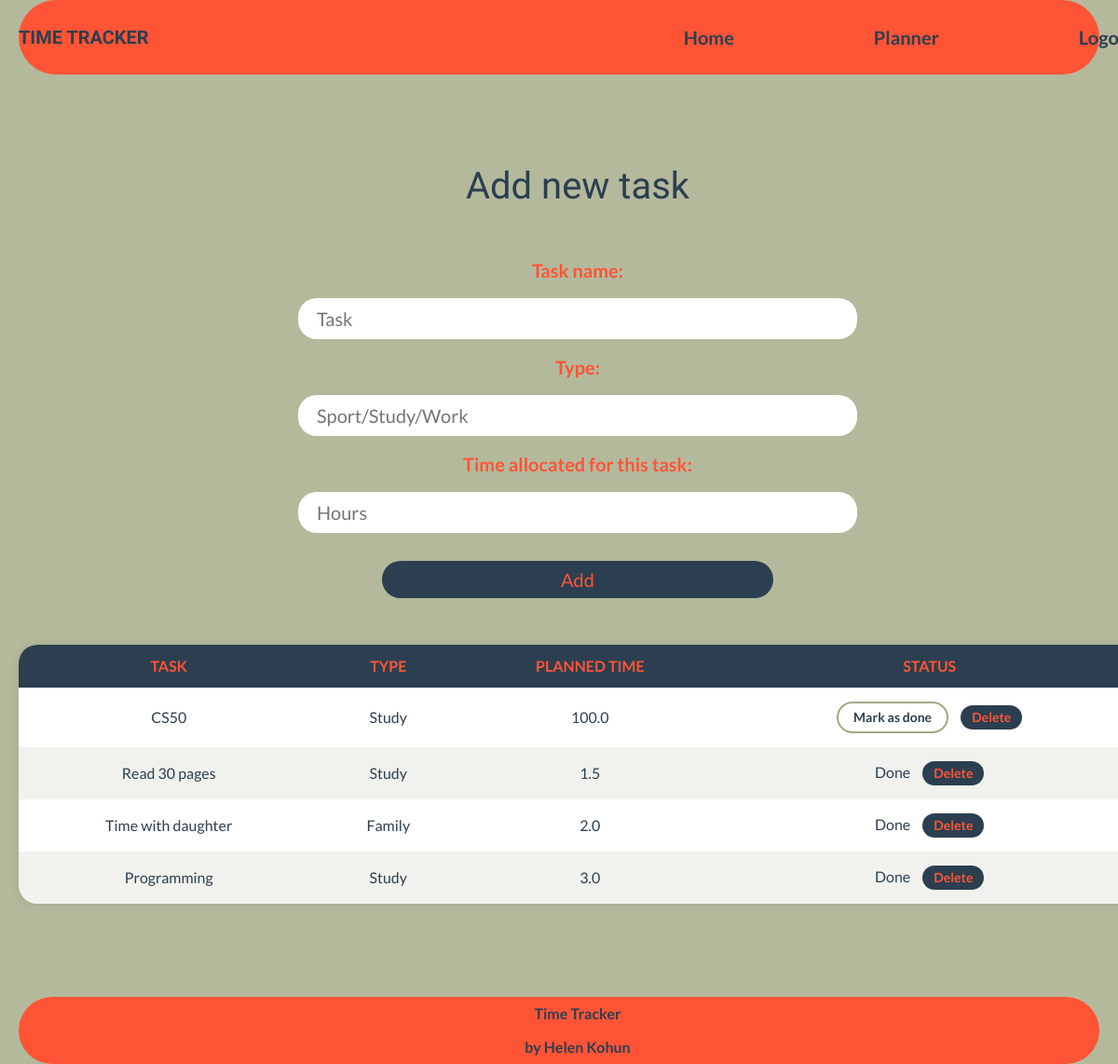
The app's page /tasks (signed in) with its own data.
### tables this page shows
CREATE TABLE tasks (
    id INTEGER PRIMARY KEY AUTOINCREMENT,
    user_id INTEGER NOT NULL,
    name TEXT NOT NULL,
    type TEXT,
    planned_time REAL,
    completed INTEGER DEFAULT 0,
    FOREIGN KEY (user_id) REFERENCES users(id)
);

### app.py (the view, shortened to what this page needs)
@app.route("/tasks", methods=["GET", "POST"])
@login_required
def tasks():
    tasks_list = db.execute("SELECT * FROM tasks WHERE user_id = ?", session["user_id"])
    return render_template("tasks.html", active_page="tasks", tasks_list=tasks_list)

### app.py (called while the page is built)
@app.after_request
def after_request(response):
    response.headers["Cache-Control"] = "no-cache, no-store, must-revalidate"
    response.headers["Expires"] = 0
    response.headers["Pragma"] = "no-cache"
    return response

### helpers.py (called while the page is built)
def login_required(f):
    @wraps(f)
    def decorated_function(*args, **kwargs):
        if session.get("user_id") is None:
            return redirect("/login")
        return f(*args, **kwargs)
    return decorated_function

### templates/tasks.html (shortened to what this page needs)
{% extends "layout.html" %}
{% block main%}
<h2 class="tasks__title">Add new task</h2>
        <form class="tasks__form" action="/tasks" method="post">
            <label for="name">Task name:</label>
            <input type="text" autofocus name="name" placeholder="Task"required>
            <label for="type">Type:</label>
            <input type="text" name="type" placeholder="Sport/Study/Work" required>
            <label for="planned_time">Time allocated for this task:</label>
            <input type="number" name="planned_time" min="0.1" step="0.1" placeholder="Hours" required>
            <button type="submit">Add</button>
        </form>
{% if tasks_list %}
        <table class="tasks__table">
            <thead>
                <tr>
                    <th>Task</th>
                    <th>Type</th>
                    <th>Planned time</th>
                    <th>Status</th>
                </tr>
                </thead>
            <tbody>
                {% for task in tasks_list%}
                <tr>
                    <td>{{ task.name }}</td>
                    <td>{{ task.type }}</td>
                    <td>{{ task.planned_time }}</td>
                    <td>
                        {% if task.completed %}
                        <span class="status status-done">Done</span>
                        {% else %}
                            <button onclick="openModal({{ task.id }})" class="btn-complete">Mark as done</button>
                        {% endif %}
                        <a href="{{ url_for('delete_task', task_id=task.id) }}" class="btn-delete">Delete</a>
                    </td>
                </tr>
                {% endfor%}
            </tbody>
        </table>
{% endif %}
{% endblock %}

### static/no-styles.css (style rules this page uses)
* { margin: 0; padding: 0; border: 0; box-sizing: border-box; }
*, *::after, *::before { box-sizing: border-box; }
html, body { height: 100%; width: 100%; line-height: 1; font-size: 14px; }
input, button, textarea { font-family: inherit; }
button { cursor: pointer; all: unset; display: inline-block; }
a, a:visited { text-decoration: none; }
h1, h2, h3, h4, h5, h6 { font-size: inherit; font-weight: 400; }

### static/styles.css (style rules this page uses)
:root { --main-blue: #7DA4E3; --main-orange: #FF5436; --main-green: #A2A884; --main-darkBlue: #2C3F50; --bg-main: rgba(162, 168, 132, 0.8); --font-primary: "Lustria", serif; --font-secondary: "Lato", sans-serif; }
html, body { width: 100%; height: 100%; margin: 0; font-size: 16px; }
body { display: flex; flex-direction: column; padding: 0 20px; }
.body__main { background-color: var(--bg-main); }
.tasks__title { font-family: var(--font-primary); color: var(--main-darkBlue); font-size: 40px; text-align: center; margin-bottom: 50px; }
.tasks__form label, .tasks__form input, .tasks__form button { display:block; margin: 10px auto; }
.tasks__form label { text-align: center; font-family: var(--font-secondary); color: var(--main-orange); font-size: 20px; padding: 10px; font-weight: 700; }
.tasks__form input { width: 600px; padding: 10px 20px; font-family: var(--font-secondary); color: var(--main-darkBlue); border-radius: 20px; font-size: 20px; }
.tasks__form button { background-color: var(--main-darkBlue); width: 400px; border-radius: 20px; font-size: 20px; font-family: var(--font-secondary); text-align: center; padding: 10px; margin-top: 30px; color: var(--main-orange); cursor: pointer; }
.tasks__table { width: 100%; max-width: 1200px; margin: 50px auto 0; border-collapse: collapse; font-family: var(--font-secondary); background-color: #FFFFFF; border-radius: 20px; overflow: hidden; box-shadow: 0 0 10px rgba(0, 0, 0, 0.1); }
.tasks__table thead { background-color: var(--main-darkBlue); }
.tasks__table th { color: var(--main-orange); text-transform: uppercase; font-size: 16px; padding: 15px; text-align: center; }
.tasks__table td { padding: 15px; text-align: center; font-size: 16px; color: var(--main-darkBlue); }
.tasks__table tbody tr:nth-child(even) { background-color: rgba(162, 168, 132, 0.15); }
.tasks__table tbody tr { animation: tableTask 0.4s ease forwards; opacity: 0; }
.btn-complete { display: inline-block; padding: 8px 16px; border-radius: 20px; font-size: 14px; font-weight: 700; text-decoration: none; color: var(--main-darkBlue); border: 2px solid var(--main-green); transition: all 0.2s ease; }
.btn-delete { display: inline-block; padding: 6px 12px; border-radius: 20px; font-size: 14px; font-weight: 700; text-decoration: none; color: var(--main-orange); background-color: var(--main-darkBlue); margin-left: 10px; transition: all 0.2s ease; }

### records on screen
tasks: name "CS50", type "Study", planned_time "100.0"
tasks: name "Read 30 pages", type "Study", planned_time "1.5", completed "Done"
tasks: name "Time with daughter", type "Family", planned_time "2.0", completed "Done"
tasks: name "Programming", type "Study", planned_time "3.0", completed "Done"
